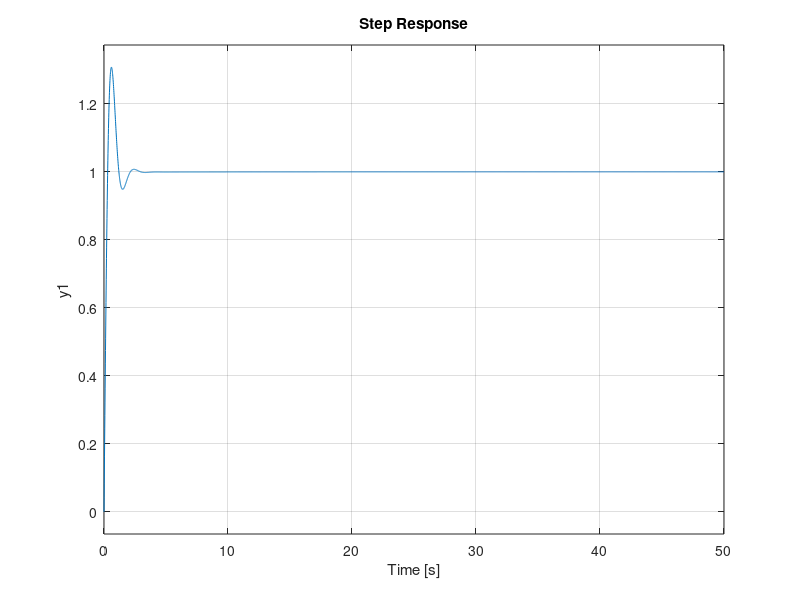

This chart was generated by the following MATLAB code:
clc
clear
M=0.0027;
L=0.35;
R=L-0.02;
D=0.042;
J=8*10^-7;
G=-9.81;
s=tf('s');
p_ball=-(M*G*D/(L*(J/R^2)+M))*1/s^2;
Kp=40;
Kc=5;
Kd=10;
K=1;
C = pid(Kp,Kc,Kd);
sys_c1=feedback(K*C*p_ball,1);
t=0:0.01:50;
figure
step(sys_c1,t);
